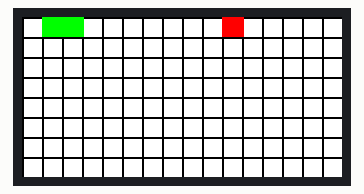
This program was run on a simulated Raspberry Pi Pico running MicroPython. Parts: 160×80 colour display. Random numbers come from a fixed seed.

Above: at 0.8 s.
At 31.9 s:
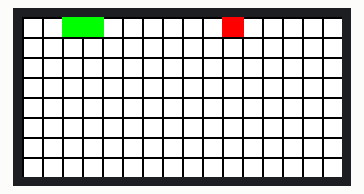
At 63.0 s:
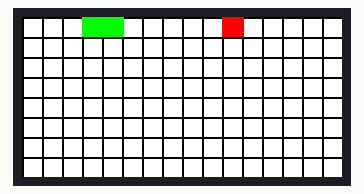
At 94.1 s:
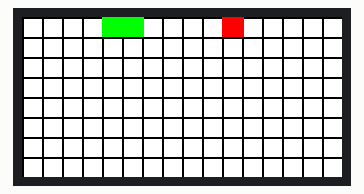
At 125.2 s:
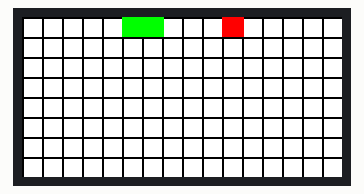

The program:

snake.py
```python
from machine import Pin,SPI,PWM
import framebuf
import time
import _thread
import random

#color is BGR
RED = 0x00F8
GREEN = 0xE007
BLUE = 0x1F00
WHITE = 0xFFFF
BLACK = 0x0000

KEY_UP = Pin(2,Pin.IN,Pin.PULL_UP)
KEY_DOWN = Pin(18,Pin.IN,Pin.PULL_UP)
KEY_LEFT= Pin(16,Pin.IN,Pin.PULL_UP)
KEY_RIGHT= Pin(20,Pin.IN,Pin.PULL_UP)
KEY_CTRL=Pin(3,Pin.IN,Pin.PULL_UP)
KEY_A=Pin(15,Pin.IN,Pin.PULL_UP)
KEY_B=Pin(17,Pin.IN,Pin.PULL_UP)

last_dir = 3
snake_pos = [[0, 0], [0, 1]]
apple_pos = [0, 0]

class LCD_0inch96(framebuf.FrameBuffer):
    def __init__(self):

        self.width = 160
        self.height = 80

        self.cs = Pin(9,Pin.OUT)
        self.rst = Pin(12,Pin.OUT)
#        self.bl = Pin(13,Pin.OUT)
        self.cs(1)
        # pwm = PWM(Pin(13))#BL
        # pwm.freq(1000)
        self.spi = SPI(1)
        self.spi = SPI(1,1000_000)
        self.spi = SPI(1,10000_000,polarity=0, phase=0,sck=Pin(10),mosi=Pin(11),miso=None)
        self.dc = Pin(8,Pin.OUT)
        self.dc(1)
        self.buffer = bytearray(self.height * self.width * 2)
        super().__init__(self.buffer, self.width, self.height, framebuf.RGB565)
        self.Init()
        self.SetWindows(0, 0, self.width-1, self.height-1)

    def reset(self):
        self.rst(1)
        time.sleep(0.2)
        self.rst(0)
        time.sleep(0.2)
        self.rst(1)
        time.sleep(0.2)

    def write_cmd(self, cmd):
        self.dc(0)
        self.cs(0)
        self.spi.write(bytearray([cmd]))

    def write_data(self, buf):
        self.dc(1)
        self.cs(0)
        self.spi.write(bytearray([buf]))
        self.cs(1)

    def backlight(self,value):#value:  min:0  max:1000
        pwm = PWM(Pin(13))#BL
        pwm.freq(1000)
        if value>=1000:
            value=1000
        data=int (value*65536/1000)
        pwm.duty_u16(data)

    def Init(self):
        self.reset()
        self.backlight(10000)

        self.write_cmd(0x11)
        time.sleep(0.12)
        self.write_cmd(0x21)
        self.write_cmd(0x21)

        self.write_cmd(0xB1)
        self.write_data(0x05)
        self.write_data(0x3A)
        self.write_data(0x3A)

        self.write_cmd(0xB2)
        self.write_data(0x05)
        self.write_data(0x3A)
        self.write_data(0x3A)

        self.write_cmd(0xB3)
        self.write_data(0x05)
        self.write_data(0x3A)
        self.write_data(0x3A)
        self.write_data(0x05)
        self.write_data(0x3A)
        self.write_data(0x3A)

        self.write_cmd(0xB4)
        self.write_data(0x03)

        self.write_cmd(0xC0)
        self.write_data(0x62)
        self.write_data(0x02)
        self.write_data(0x04)

        self.write_cmd(0xC1)
        self.write_data(0xC0)

        self.write_cmd(0xC2)
        self.write_data(0x0D)
        self.write_data(0x00)

        self.write_cmd(0xC3)
        self.write_data(0x8D)
        self.write_data(0x6A)

        self.write_cmd(0xC4)
        self.write_data(0x8D)
        self.write_data(0xEE)

        self.write_cmd(0xC5)
        self.write_data(0x0E)

        self.write_cmd(0xE0)
        self.write_data(0x10)
        self.write_data(0x0E)
        self.write_data(0x02)
        self.write_data(0x03)
        self.write_data(0x0E)
        self.write_data(0x07)
        self.write_data(0x02)
        self.write_data(0x07)
        self.write_data(0x0A)
        self.write_data(0x12)
        self.write_data(0x27)
        self.write_data(0x37)
        self.write_data(0x00)
        self.write_data(0x0D)
        self.write_data(0x0E)
        self.write_data(0x10)

        self.write_cmd(0xE1)
        self.write_data(0x10)
        self.write_data(0x0E)
        self.write_data(0x03)
        self.write_data(0x03)
        self.write_data(0x0F)
        self.write_data(0x06)
        self.write_data(0x02)
        self.write_data(0x08)
        self.write_data(0x0A)
        self.write_data(0x13)
        self.write_data(0x26)
        self.write_data(0x36)
        self.write_data(0x00)
        self.write_data(0x0D)
        self.write_data(0x0E)
        self.write_data(0x10)

        self.write_cmd(0x3A)
        self.write_data(0x05)

        self.write_cmd(0x36)
        self.write_data(0xA8)

        self.write_cmd(0x29)

    def SetWindows(self, Xstart, Ystart, Xend, Yend):#example max:0,0,159,79
        Xstart=Xstart+1
        Xend=Xend+1
        Ystart=Ystart+26
        Yend=Yend+26
        self.write_cmd(0x2A)
        self.write_data(0x00)
        self.write_data(Xstart)
        self.write_data(0x00)
        self.write_data(Xend)

        self.write_cmd(0x2B)
        self.write_data(0x00)
        self.write_data(Ystart)
        self.write_data(0x00)
        self.write_data(Yend)

        self.write_cmd(0x2C)

    def display(self):

        self.SetWindows(0,0,self.width-1,self.height-1)
        self.dc(1)
        self.cs(0)
        self.spi.write(self.buffer)
        self.cs(1)


def random_apple_pos():
    free_poss = []
    for i in range(8):
        for j in range(16):
            free_poss.append([i, j])
    for body in snake_pos:
        free_poss.remove(body)
    return random.choice(free_poss)

def fill_square(p1, p2, lcd, col):
    for i in range(p1[0], p2[0]):
        lcd.line(p1[1], i, p2[1], i, col)

def game_over(lcd):
    for i in range(100, 60, -1):
        lcd.backlight(i)
        time.sleep(0.03)
    lcd.text("GAME OVER", 35, 15, RED)
    lcd.display()
    while True:
        continue

def display_game(lcd, snake_pos, apple_pos):
    head = snake_pos[-1]
    if head[0] < 0 or head[0] >= 8 or head[1] < 0 or head[1] >= 16:
        game_over(lcd)
    for body in snake_pos[:-1]:
        if body == head:
            game_over(lcd)
    lcd.fill(WHITE)
    i=0
    while(i<=80):
        lcd.hline(0,i,160,BLACK)
        i=i+10
    i=0
    while(i<=160):
        lcd.vline(i,0,80,BLACK)
        i=i+10
    fill_square((apple_pos[0] * 10, apple_pos[1] * 10), ((apple_pos[0] + 1) * 10, (apple_pos[1] + 1) * 10), lcd, RED)
    for (x, y) in snake_pos:
        x *= 10
        y *= 10
        fill_square((x, y), (x + 10, y + 10), lcd, GREEN)
    lcd.display()

def update_snake(snake_pos, last_dir):
    if last_dir == 1:
        snake_pos.append([snake_pos[-1][0] - 1, snake_pos[-1][1]])
    elif last_dir == 2:
        snake_pos.append([snake_pos[-1][0] + 1, snake_pos[-1][1]])
    elif last_dir == 3:
        snake_pos.append([snake_pos[-1][0], snake_pos[-1][1] + 1])
    elif last_dir == 4:
        snake_pos.append([snake_pos[-1][0], snake_pos[-1][1] - 1])

if __name__=='__main__':
    lcd = LCD_0inch96()
    lcd.backlight(70)
    apple_pos = random_apple_pos()
    apple_pos = [0, 10]
    while True:
        update_snake(snake_pos, last_dir)
        if snake_pos[-1] != apple_pos:
            snake_pos.pop(0)
        else:
            apple_pos = random_apple_pos()
        display_game(lcd, snake_pos, apple_pos)

        for i in range(8000):
            if not KEY_UP.value():
                last_dir = 1
            elif not KEY_DOWN.value():
                last_dir = 2
            elif not KEY_RIGHT.value():
                last_dir = 3
            elif not KEY_LEFT.value():
                last_dir = 4
```

Measured:
- what the display in image 0 shows lasts 31.1 s, from 0.7 s to 31.8 s
